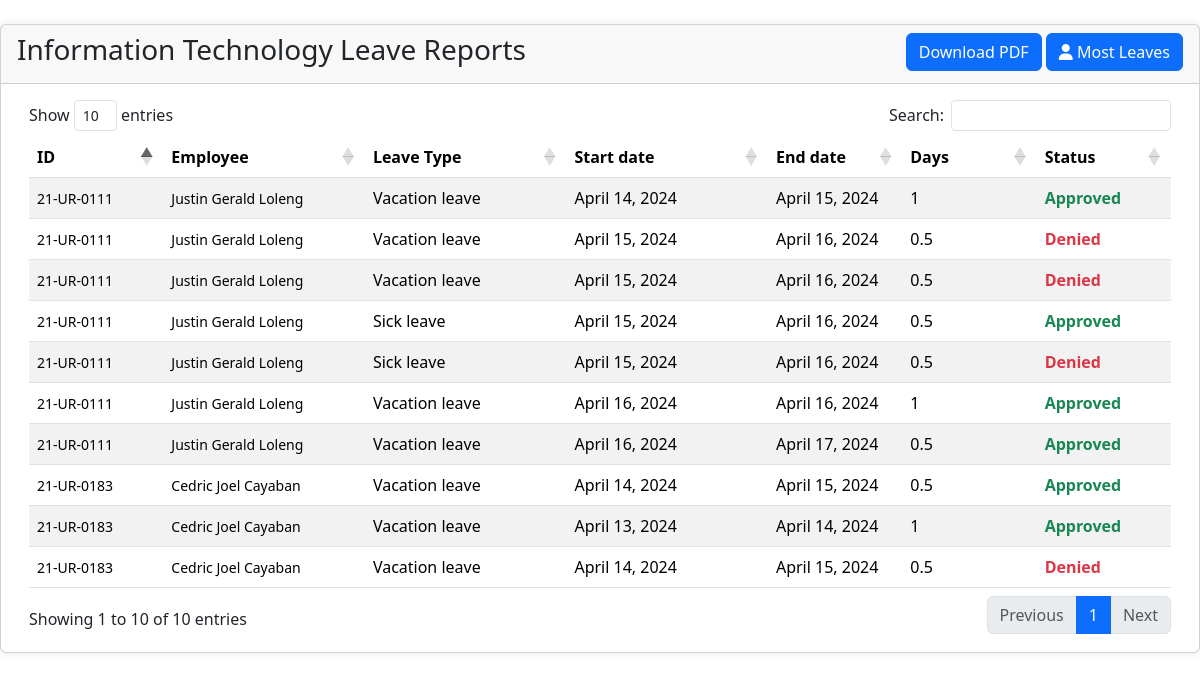
Page /superAdmin/departments/infoTech.php on the committed database.
### tables this page shows
CREATE TABLE `employee_leave` (
  `leave_id` int(11) NOT NULL,
  `employee_id` varchar(20) NOT NULL,
  `leave_type` int(11) NOT NULL,
  `start_date` date NOT NULL,
  `end_date` date DEFAULT NULL,
  `status` varchar(50) NOT NULL,
  `reason` varchar(150) NOT NULL,
  `leave_form` text NOT NULL,
  `med_cert` text DEFAULT NULL,
  `days` float NOT NULL,
  `credit_cost` float NOT NULL,
  `reject_reason` varchar(255) NOT NULL
);

CREATE TABLE `employee` (
  `employee_id` varchar(20) NOT NULL,
  `username` varchar(50) NOT NULL,
  `password` varchar(50) NOT NULL,
  `acc_status` varchar(50) NOT NULL,
  `fname` varchar(25) NOT NULL,
  `mname` varchar(255) NOT NULL,
  `lname` varchar(20) NOT NULL,
  `sick_credits` float DEFAULT NULL,
  `vacation_credits` float DEFAULT NULL,
  `birthdate` date NOT NULL,
  `contact` bigint(11) NOT NULL,
  `date_hired` date DEFAULT NULL,
  `address` varchar(100) NOT NULL,
  `department` int(11) NOT NULL,
  `employee_type` int(11) NOT NULL,
  `working_status` int(11) DEFAULT NULL,
  `academic_rank` int(11) DEFAULT NULL,
  `designation` int(11) DEFAULT NULL
);

CREATE TABLE `leave_type` (
  `type_id` int(11) NOT NULL,
  `leave_name` varchar(50) NOT NULL
);

### superAdmin/departments/infoTech.php (the view, shortened to what this page needs)
<?php
    require('../../config.php');
?>
<!DOCTYPE html>
<html lang="en">
<head>
    <link rel="stylesheet" href="../css/contents.css?ver=0001">
    <link href="https://cdn.jsdelivr.net/npm/bootstrap@5.3.3/dist/css/bootstrap.min.css" rel="stylesheet">
    <link rel="stylesheet" type="text/css" href="https://cdn.datatables.net/1.11.5/css/dataTables.bootstrap4.min.css">
</head>
<body>
<div class="card card-outline card-primary mt-4" id="load-content">
	<div class="card-header d-flex justify-content-between">
		<h3 class="card-title">Information Technology Leave Reports</h3>
        <div class="card-tools">
        <button class="btn btn-flat btn-primary" onclick="exportPDF()">Download PDF</button>
			<a href="#" onclick="loadContent('most_leaves/infoTech.php')" class="btn btn-flat btn-primary"><span class="fas fa-user"></span>  Most Leaves</a>
		</div>
	</div>
	<div class="card-body">
        <div class="container-fluid">
			<table id="tableData" class="table table-striped">
				<colgroup>
                <col width="10%">
					<col width="15%">
					<col width="15%">
                    <col width="15%">
					<col width="10%">
					<col width="10%">
					<col width="10%">
				</colgroup>
				<thead>
					<tr>
						<th>ID</th>
						<th>Employee</th>
						<th>Leave Type</th>
						<th>Start date</th>
                        <th>End date</th>
						<th>Days</th>
						<th>Status</th>
					</tr>
				</thead>
				<tbody>
                        <?php
                            $reportSql = $con -> query("SELECT * FROM
                            employee_leave
                            INNER JOIN employee ON employee_leave.employee_id=employee.employee_id
                            INNER JOIN leave_type ON employee_leave.leave_type = leave_type.type_id
                            WHERE employee.department = 6 AND (employee_leave.status = 'Accepted' OR employee_leave.status = 'Rejected')"
                            );
                            while($employee = $reportSql -> fetch_assoc()){
                        ?>
						<tr>
							<td>
                            <small><?=$employee['employee_id']?></small><br>
                            </td>
							<td>
								<small><?=$employee['fname'] . ' ' . $employee['lname']?> </small>
                            </td>
							<td><?=$employee['leave_name']?></td>
							<td><?= date('F j, Y', strtotime($employee['start_date'])) ?></td>
                            <td><?= date('F j, Y', strtotime($employee['end_date'])) ?></td>
							<td>
                                <?=$employee['days']?>
							</td>
							<td>
                            <?php if($employee['status'] == 'Accepted'): ?>
									<b class="text-success">Approved</b>
								<?php elseif($employee['status'] == 'Rejected'): ?>
									<b class="text-danger">Denied</b>
								<?php else: ?>
									<b class="text-primary">Pending</b>
								<?php endif; ?>
							</td>
						</tr>
                        <?php
                            }
                        ?>
				</tbody>
			</table>
		</div>
	</div>
</div>
</body>
</html>

### css/contents.css (style rules this page uses)
.card { position: relative; display: flex; flex-direction: column; min-width: 0; word-wrap: break-word; background-color: #fff; background-clip: border-box; border: 1px solid rgba(0, 0, 0, 0.125); border-radius: 0.25rem; }
.card-body { flex: 1 1 auto; padding: 1rem 1rem; }
.card-title { margin-bottom: 0.5rem; }
.card-header { padding: 0.5rem 1rem; margin-bottom: 0; background-color: rgba(0, 0, 0, 0.03); border-bottom: 1px solid rgba(0, 0, 0, 0.125); }
.card-header:first-child { border-radius: calc(0.25rem - 1px) calc(0.25rem - 1px) 0 0; }
.card { border-radius: 15px; box-shadow: 0 0 10px rgba(0, 0, 0, 0.1); }
.card-header { border-bottom: none; }
.card-body { padding: 20px; }
.table { margin-bottom: 0; }
.card-header { display: flex; justify-content: space-between; }

### rows in the picture
employee_leave: employee.employee_id "21-UR-0183", employee.fname "Cedric Joel", employee.lname "Cayaban", leave_type.leave_name "Vacation leave", start_date "April 14, 2024", end_date "April 15, 2024", days "0.5", status "Approved"
employee_leave: employee.employee_id "21-UR-0183", employee.fname "Cedric Joel", employee.lname "Cayaban", leave_type.leave_name "Vacation leave", start_date "April 13, 2024", end_date "April 14, 2024", days "1", status "Approved"
employee_leave: employee.employee_id "21-UR-0111", employee.fname "Justin Gerald", employee.lname "Loleng", leave_type.leave_name "Vacation leave", start_date "April 14, 2024", end_date "April 15, 2024", days "1", status "Approved"
employee_leave: employee.employee_id "21-UR-0183", employee.fname "Cedric Joel", employee.lname "Cayaban", leave_type.leave_name "Vacation leave", start_date "April 14, 2024", end_date "April 15, 2024", days "0.5", status "Denied"
employee_leave: employee.employee_id "21-UR-0111", employee.fname "Justin Gerald", employee.lname "Loleng", leave_type.leave_name "Vacation leave", start_date "April 15, 2024", end_date "April 16, 2024", days "0.5", status "Denied"
employee_leave: employee.employee_id "21-UR-0111", employee.fname "Justin Gerald", employee.lname "Loleng", leave_type.leave_name "Vacation leave", start_date "April 15, 2024", end_date "April 16, 2024", days "0.5", status "Denied"
employee_leave: employee.employee_id "21-UR-0111", employee.fname "Justin Gerald", employee.lname "Loleng", leave_type.leave_name "Sick leave", start_date "April 15, 2024", end_date "April 16, 2024", days "0.5", status "Approved"
employee_leave: employee.employee_id "21-UR-0111", employee.fname "Justin Gerald", employee.lname "Loleng", leave_type.leave_name "Sick leave", start_date "April 15, 2024", end_date "April 16, 2024", days "0.5", status "Denied"
employee_leave: employee.employee_id "21-UR-0111", employee.fname "Justin Gerald", employee.lname "Loleng", leave_type.leave_name "Vacation leave", start_date "April 16, 2024", end_date "April 16, 2024", days "1", status "Approved"
employee_leave: employee.employee_id "21-UR-0111", employee.fname "Justin Gerald", employee.lname "Loleng", leave_type.leave_name "Vacation leave", start_date "April 16, 2024", end_date "April 17, 2024", days "0.5", status "Approved"
